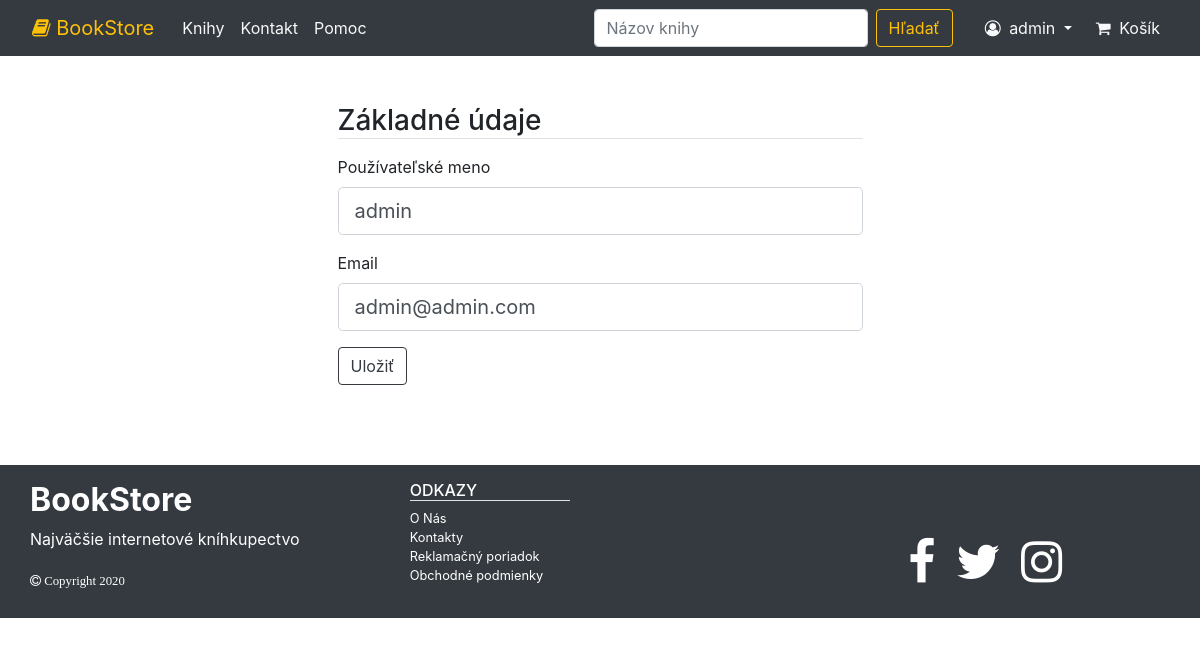
The app's page /account/edit/info/ (signed in) with its own data.
### project/models/account.py (models this page shows, shortened)
class User(db.Model, UserMixin):
    id = db.Column(db.Integer, primary_key=True)
    username = db.Column(db.String(30), unique=True, nullable=False)
    email = db.Column(db.String(130), unique=True, nullable=False)
    password = db.Column(db.String(60), nullable=False)
    picture = db.Column(db.String(50), nullable=False, default="Default.png")
    orders = db.relationship("Order", backref="ordered_items", lazy=True)
    info_id = db.Column(db.Integer, db.ForeignKey("info.id"), nullable=True)

### project/users/account/routes.py (the view)
@account.route("/account/edit/info/", methods=["GET", "POST"])
@login_required
def account_edit_info():
    form = EditAccountForm()
    user = User.query.get(current_user.id)
    if request.method == "POST":
        if form.validate_on_submit():
            user.username = form.username.data
            user.email = form.email.data
            db.session.commit()
            flash("Údaje boli aktualizované", "success")
            return redirect(url_for("account.my_account"))
    else:
        form.username.data = user.username
        form.email.data = user.email
    return render_template("users/accountEdit.html", form=form, legend="Základné údaje")

### project/users/account/forms.py (shortened to what this page needs)
class EditAccountForm(FlaskForm):
    username = StringField("Používateľské meno", validators=[DataRequired(message="Toto pole je povinné")])
    email = StringField("Email", validators=[DataRequired(message="Toto pole je povinné"), Email(message="Použite platný email")])
    submit = SubmitField("Uložiť")

### project/models/account.py (called while the page is built)
@login_manager.user_loader
def load_user(user_id):
    return User.query.get(user_id)

### project/templates/users/accountEdit.html
{% extends "layout.html" %}
{% block content %}
    <div class="container mt-5">
        <div class="row justify-content-center">
            <div class="col-6 ">
                {% include "generalForm.html" %}
            </div>
        </div>
    </div>
{% endblock %}

### project/templates/layout.html (shortened to what this page needs)
<!DOCTYPE html>
<html lang="en">
<head>
    <link rel="stylesheet" href="https://cdnjs.cloudflare.com/ajax/libs/font-awesome/4.7.0/css/font-awesome.min.css">
    <link rel="stylesheet" href="https://stackpath.bootstrapcdn.com/bootstrap/4.5.0/css/bootstrap.min.css">
    <link rel="stylesheet" href="{{ url_for('static', filename='main.css') }}">
</head>
<body>
    <nav class="navbar navbar-expand-lg navbar-dark bg-dark ">
        <a class="navbar-brand text-warning ml-3" href="{{ url_for('main.home') }}">
            <span class="fa fa-book"></span>
            BookStore
        </a>
        <div class="collapse navbar-collapse" id="navbarNav">
            <div class="navbar-nav mr-auto ">
                <a class="nav-item nav-link text-light ml-1" href="{{ url_for('search.search_all') }}">Knihy</a>
                <a class="nav-item nav-link text-light" href="{{ url_for('main.contact') }}">Kontakt</a>
                <a class="nav-item nav-link text-light" href="#">Pomoc</a>
            </div>
            <div class="navbar-nav mr-3">
                <form class="form-inline" method="GET" action="{{ url_for('search.search') }}">
                    <input class="form-control mr-sm-2" type="search" name="q" placeholder="Názov knihy" aria-label="Search">
                    <button class="btn btn-outline-warning my-2 my-sm-0" type="submit">Hľadať</button>
                </form>
            </div>
            {% if current_user.is_authenticated %}
                <div class="navbar-nav ml-2 dropdown">
                        <a class="nav-item nav-link text-light dropdown-toggle" href="#" id="navbarDropdown" role="button" data-toggle="dropdown" aria-haspopup="true" aria-expanded="false">
                            <span class="fa fa-user-circle-o mr-sm-1"></span>   {{ current_user.username }}
                        </a>
                </div>
            {% else %}
                <div class="navbar-nav ml-2">
                    <a class="nav-item nav-link text-light" href="{{ url_for('account.login') }}">
                        <span class="fa fa-user-circle-o"></span>   Prihlásiť sa
                    </a>
                </div>
            {% endif %}
            <div class="navbar-nav mr-3 ml-2">
                <a class="nav-item nav-link text-light" href="{{ url_for('shop.cart')}}">
                    <span class="fa fa-shopping-cart mr-sm-1"> </span>
                    Košík
                </a>
            </div>
        </div>
    </nav>
    <div class="container">
        {% block content %}
        {% endblock %}
    </div>
    <footer class="page-footer bg-dark pt-3 pb-3 mt-5">
        <div class="container">
            <div class="row">
                <div col-sm-4>
                    <div class="text-white">
                        <p class="font-weight-bold h2">
                            BookStore
                        </p>
                         <p class=" ">
                            Najväčšie internetové kníhkupectvo
                         </p>
                         <p class="fa fa-copyright small mb-1 mt-auto">
                            Copyright 2020
                         </p>
                    </div>
                </div>
            <div class="col-sm-1">
            </div>
            <div class="col-sm-2 text-white small ">
                <ul class="list-unstyled ">
                    <li class="border-bottom h6">
                        ODKAZY
                    </li>
                    <li class="">
                        <a href="{{ url_for('main.about') }}" class="text-white text-decoration-none"> O Nás  </a>
                    </li>
                    <li class="">
                        <a href="{{ url_for('main.contact') }}" class="text-white text-decoration-none"> Kontakty </a>
                    </li>
                    <li class="">
                        <a href="#" class="text-white text-decoration-none"> Reklamačný poriadok </a>
                    </li>
                    <li class="">
                        <a href="#" class="text-white text-decoration-none"> Obchodné podmienky </a>
                    </li>
                </ul>
            </div>
            <div class="col-sm-1">
            </div>
            <div class="col-sm-3 ml-auto mt-auto">
                <div>
                    <ul class="list-unstyled list-inline m-2">
                        <li class="list-inline-item">
                            <a  href="#" class="text-white">
                                <i class="fa fa-facebook fa-3x">  </i>
                            </a>
                        </li>
                        <li class="list-inline-item m-2">
                            <a  href="#" class="text-white">
                                <i class="fa fa-twitter fa-3x">  </i>
                            </a>
                        </li>
                        <li class="list-inline-item m-2">
                            <a  href="#" class="text-white">
                                <i class="fa fa-instagram fa-3x">  </i>
                            </a>
                        </li>
                    </ul>
                </div>
            </div>
            </div>
            </div>
    </footer>
</body>
</html>

### project/templates/generalForm.html (shortened to what this page needs)
<form action="" method="POST" >
    <fieldset class="form-group">
        {% if legend %}
            <legend class="border-bottom h3 mb-3">{{ legend }}</legend>
        {% else %}
            <legend class="border-bottom h3 mb-3">Formulár</legend>
        {% endif %}
        {% for field in form if field.name != 'csrf_token' %}
            <div class="form-group">
                {% if field.type == "SubmitField" %}
                    {{ field(class="btn btn-outline-dark") }}
                {% else %}
                    {{ field.label(class="form-control-label") }}
                    {% if field.errors %}
                        {{ field(class="form-control form-control-lg is-invalid") }}
                        <div class="invalid-feedback">
                            {% for error in field.errors %}
                                <span>{{ error }}</span>
                            {% endfor %}
                        </div>
                    {% else %}
                        {% if field.type == "TextAreaField" %}
                            {{ field(class="form-control form-control-sm", rows=20, cols=20)}}
                        {% else %}
                            {{ field(class="form-control form-control-lg ") }}
                        {% endif %}
                    {% endif %}
                {% endif %}
            </div>
        {% endfor %}
    </fieldset>
</form>

### records on screen
User: username "admin", username "admin" "admin@admin.com"

### other values on screen
{{ legend }} "Základné údaje"
{{ field.label(class="form-control-label") }} "Používateľské meno" "Email"
